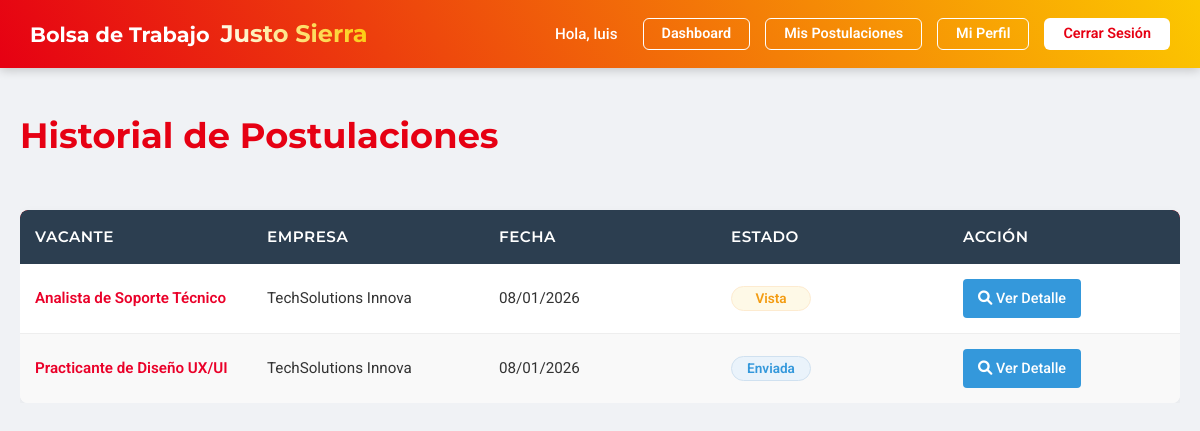
The app's page /Justo-Sierra/students/mis_postulaciones.php (signed in) with its own data.
### tables this page shows
CREATE TABLE `postulaciones` (
  `id_postulacion` int(11) NOT NULL,
  `id_alumno` int(11) NOT NULL,
  `id_vacante` int(11) NOT NULL,
  `fecha_postulacion` timestamp NOT NULL DEFAULT current_timestamp(),
  `estado_postulacion` enum('enviada','vista','en_proceso','rechazada') DEFAULT 'enviada'
);

CREATE TABLE `vacantes` (
  `id_vacante` int(11) NOT NULL,
  `id_empresa` int(11) NOT NULL,
  `titulo` varchar(255) NOT NULL,
  `descripcion` text NOT NULL,
  `tipo_contrato` enum('tiempo_completo','medio_tiempo','practicas','temporal','proyecto') NOT NULL,
  `modalidad` enum('presencial','remoto','hibrido') NOT NULL,
  `salario_ofrecido` decimal(10,2) DEFAULT NULL,
  `carrera_afin` varchar(100) DEFAULT NULL,
  `ubicacion` varchar(255) DEFAULT NULL,
  `estado` enum('abierta','cerrada') DEFAULT 'abierta',
  `fecha_publicacion` timestamp NOT NULL DEFAULT current_timestamp()
);

CREATE TABLE `empresas` (
  `id_empresa` int(11) NOT NULL,
  `nombre_empresa` varchar(255) NOT NULL,
  `email_contacto` varchar(255) NOT NULL,
  `password` varchar(255) NOT NULL,
  `rfc` varchar(13) DEFAULT NULL,
  `descripcion` text DEFAULT NULL,
  `sitio_web` varchar(255) DEFAULT NULL,
  `logo_url` varchar(255) DEFAULT NULL,
  `estado_validacion` enum('pendiente','aprobada','rechazada') DEFAULT 'pendiente',
  `fecha_registro` timestamp NOT NULL DEFAULT current_timestamp(),
  `es_catalogo_sspp` tinyint(1) DEFAULT 0,
  `vigencia_sspp` date DEFAULT NULL
);

### Justo-Sierra/students/mis_postulaciones.php (the view, shortened to what this page needs)
<?php
include '../config/conexion.php';
$id_alumno = $_SESSION['id_alumno'];
$nombre_alumno = $_SESSION['nombre_alumno'] ?? 'Alumno';
$error_bd = null;
$postulaciones = [];
try {
    $sql = "SELECT
                p.id_postulacion,
                p.fecha_postulacion,
                p.estado_postulacion,
                v.titulo AS titulo_vacante,
                v.id_vacante,
                e.nombre_empresa,
                e.logo_url AS logo_empresa
            FROM
                Postulaciones AS p
            JOIN
                Vacantes AS v ON p.id_vacante = v.id_vacante
            JOIN
                Empresas AS e ON v.id_empresa = e.id_empresa
            WHERE
                p.id_alumno = :id_alumno
            ORDER BY
                p.fecha_postulacion DESC";
    $stmt = $conexion->prepare($sql);
    $stmt->bindParam(':id_alumno', $id_alumno, PDO::PARAM_INT);
    $stmt->execute();
    $postulaciones = $stmt->fetchAll(PDO::FETCH_ASSOC);
} catch (PDOException $e) {
    $error_bd = "Error al cargar tu historial de postulaciones: " . $e->getMessage();
}
?>
<!DOCTYPE html>
<html lang="es">
<head>
    <link rel="stylesheet" href="../assets/css/style.css">
    <link rel="stylesheet" href="https://cdnjs.cloudflare.com/ajax/libs/font-awesome/6.0.0-beta3/css/all.min.css">
</head>
<body>
    <nav class="navbar">
        <div class="navbar-brand">
            Bolsa de Trabajo <span class="brand-js">Justo Sierra</span>
        </div>
        <div class="navbar-links">
            <span class="welcome-msg">Hola, <?php echo htmlspecialchars($nombre_alumno); ?></span>
            <a href="dashboard.php" class="btn-secondary-nav">Dashboard</a>
            <a href="mis_postulaciones.php" class="btn-secondary-nav">Mis Postulaciones</a>
            <a href="perfil_alumno.php" class="btn-secondary-nav">Mi Perfil</a>
            <a href="../logout.php" class="btn-logout">Cerrar Sesión</a>
        </div>
    </nav>
    <div class="dashboard-container">
        <h1>Historial de Postulaciones</h1>
        <?php if ($error_bd): ?>
            <div class="mensaje error"><?php echo htmlspecialchars($error_bd); ?></div>
        <?php else: ?>
            <div class="table-responsive">
                <table class="applications-table">
                    <thead>
                        <tr>
                            <th>Vacante</th>
                            <th>Empresa</th>
                            <th>Fecha</th>
                            <th>Estado</th>
                            <th>Acción</th>
                        </tr>
                    </thead>
                    <tbody>
                        <?php foreach ($postulaciones as $p): ?>
                            <tr>
                                <td data-label="Vacante">
                                    <strong><?php echo htmlspecialchars($p['titulo_vacante']); ?></strong>
                                </td>
                                <td data-label="Empresa">
                                    <?php if (!empty($p['logo_empresa'])): ?>
                                        <div style="display: flex; align-items: center; gap: 10px;">
                                            <img src="<?php echo htmlspecialchars($p['logo_empresa']); ?>"
                                                 alt="Logo <?php echo htmlspecialchars($p['nombre_empresa']); ?>"
                                                 style="width: 30px; height: 30px; border-radius: 4px; object-fit: cover;">
                                            <?php echo htmlspecialchars($p['nombre_empresa']); ?>
                                        </div>
                                    <?php else: ?>
                                        <?php echo htmlspecialchars($p['nombre_empresa']); ?>
                                    <?php endif; ?>
                                </td>
                                <td data-label="Fecha"><?php echo date('d/m/Y', strtotime($p['fecha_postulacion'])); ?></td>
                                <td data-label="Estado">
                                    <?php
                                        $estado_raw = strtolower($p['estado_postulacion']);
                                        if ($estado_raw == 'en_proceso') {
                                            $estado_display = 'En proceso';
                                        } else {
                                            $estado_display = ucfirst($estado_raw);
                                        }
                                    ?>
                                    <span class="status-badge status-<?php echo $estado_raw; ?>">
                                        <?php echo htmlspecialchars($estado_display); ?>
                                    </span>
                                </td>
                                <td data-label="Acción">
                                    <a href="detalle_vacante.php?id=<?php echo $p['id_vacante']; ?>"
                                       class="btn-table-action">
                                        <i class="fas fa-search"></i> Ver Detalle
                                    </a>
                                </td>
                            </tr>
                        <?php endforeach; ?>
                    </tbody>
                </table>
            </div>
        <?php endif; ?>
    </div>
</body>
</html>

### Justo-Sierra/assets/css/style.css (style rules this page uses)
:root { --color-js-rojo-principal: #E60013; --color-js-rojo-secundario: #EA0029; --color-js-amarillo: #FCC800; --gradiente-js-principal: linear-gradient(60deg, var(--color-js-rojo-principal), var(--color-js-amarillo)); --color-fondo: #f0f2f5; --color-texto-principal: #333; --color-texto-secundario: #666; --color-borde: #dee2e6; --color-blanco: #FFFFFF; --color-exito: #28a745; --color-error: #dc3545; --color-info: #17a2b8; --fuente-principal: 'Roboto', sans-serif; --fuente-titulos: 'Montserrat', sans-serif; }
* { box-sizing: border-box; margin: 0; padding: 0; }
body { font-family: var(--fuente-principal); background-color: var(--color-fondo); color: var(--color-texto-principal); line-height: 1.6; min-height: 100vh; }
h1, h2, h3, h4, h5, h6 { font-family: var(--fuente-titulos); color: var(--color-js-rojo-secundario); margin-bottom: 0.75rem; font-weight: 700; }
.dashboard-container h1 { color: var(--color-js-rojo-principal) !important; margin-top: 30px; margin-bottom: 25px; text-align: left; font-size: 2.2rem; }
a { color: var(--color-js-rojo-principal); text-decoration: none; }
.navbar { width: 100%; background: var(--gradiente-js-principal); padding: 15px 30px; color: var(--color-blanco); display: flex; justify-content: space-between; align-items: center; box-shadow: 0 2px 10px rgba(0, 0, 0, 0.2); }
.navbar-brand { font-family: var(--fuente-titulos); font-size: 1.3rem; font-weight: 700; color: var(--color-blanco) !important; }
.navbar-brand .brand-js { background: linear-gradient(60deg, var(--color-blanco), var(--color-js-amarillo)); -webkit-background-clip: text; background-clip: text; -webkit-text-fill-color: transparent; color: transparent; display: inline-block; font-size: 1.5rem; margin-left: 5px; }
.navbar-links { display: flex; align-items: center; gap: 15px; }
.welcome-msg { font-size: 0.95rem; font-weight: 500; color: var(--color-blanco); margin-right: 10px; }
.btn-secondary-nav { background: none; color: var(--color-blanco); padding: 8px 18px; border-radius: 6px; font-weight: 600; font-size: 0.9rem; text-decoration: none; transition: all 0.3s ease; border: 1px solid var(--color-blanco); line-height: 1; }
.btn-logout { background-color: var(--color-blanco); color: var(--color-js-rojo-principal); padding: 8px 18px; border-radius: 6px; font-weight: 600; font-size: 0.9rem; transition: all 0.3s ease; border: 1px solid transparent; line-height: 1; }
.dashboard-container { width: 100%; max-width: 1200px; margin: 40px auto; padding: 0 20px; }
.table-responsive { overflow-x: auto; width: 100%; margin-top: 25px; }
.applications-table { width: 100%; border-collapse: separate; border-spacing: 0; font-size: 0.95rem; min-width: 700px; background-color: var(--color-blanco); border-radius: 8px; box-shadow: 0 4px 12px rgba(0, 0, 0, 0.08); overflow: hidden; color: var(--color-texto-principal); table-layout: fixed; }
.applications-table thead { background-color: var(--color-js-rojo-principal); color: var(--color-blanco); }
.applications-table th { padding: 15px 20px; text-align: left; font-weight: 600; text-transform: uppercase; letter-spacing: 0.5px; border-bottom: none; }
.applications-table th:first-child { border-top-left-radius: 8px; }
.applications-table th:last-child { border-top-right-radius: 8px; }
.applications-table td { padding: 15px 20px; border-bottom: 1px solid var(--color-borde); vertical-align: middle; word-wrap: break-word; }
.applications-table tbody tr:last-child td { border-bottom: none; }
.applications-table tbody tr { transition: background-color 0.2s ease; }
.applications-table tbody tr:nth-of-type(even) { background-color: #f9f9f9; }
.applications-table td strong { font-weight: 600; color: var(--color-js-rojo-secundario); }
.status-badge { display: inline-block; padding: 6px 14px; border-radius: 20px; font-size: 0.8rem; font-weight: 600; text-transform: capitalize; line-height: 1; min-width: 80px; text-align: center; }
.status-enviada { background-color: #e3f2fd; color: #1e88e5; }
.status-en_revision, .status-vista { background-color: #fff8e1; color: #ff8f00; }
.btn-table-action { display: inline-flex; align-items: center; gap: 5px; background-color: var(--color-js-rojo-secundario); color: var(--color-blanco); padding: 8px 15px; border-radius: 6px; text-decoration: none; font-size: 0.85rem; font-weight: 500; transition: background-color 0.3s ease; border: none; cursor: pointer; }

### records on screen
postulaciones: id_vacante.titulo "Analista de Soporte Técnico", empresas.nombre_empresa "TechSolutions Innova", fecha_postulacion "08/01/2026", estado_postulacion "Vista"
postulaciones: id_vacante.titulo "Practicante de Diseño UX/UI", empresas.nombre_empresa "TechSolutions Innova", fecha_postulacion "08/01/2026", estado_postulacion "Enviada"

### other values on screen
$nombre_alumno "luis"
